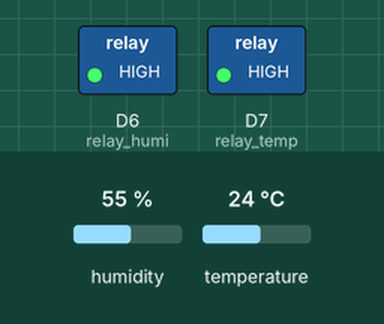
Simulated run of this sketch. Board: ESP8266 (NodeMCU). Parts: switched loads named in the sketch (green lamp = pin HIGH). The test bench sets the inputs (shaded band); at power-on: temperature 24 °C, humidity 55 %. WiFi joins after 1.5 s; servers stay silent unless stated; uploads are accepted with an empty reply; what the sketch prints to the serial monitor is not drawn.

Above: at 8.9 s.
9.0 s: temperature set to 26 °C
15.5 s: temperature set to 29 °C
At 19.4 s:
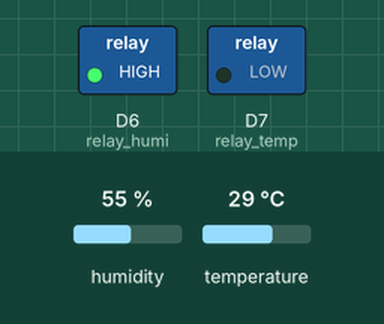
22.0 s: humidity set to 51 %
28.5 s: humidity set to 48 %
At 33.0 s:
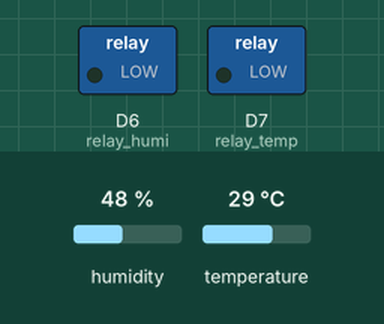
35.0 s: temperature set to 12 °C
At 37.4 s:
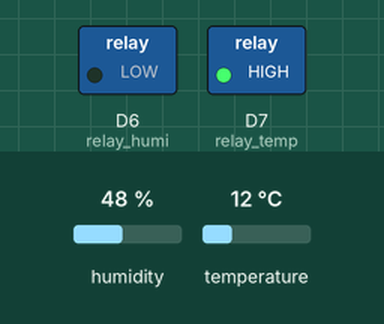
41.5 s: humidity set to 68 %
At 46.3 s:
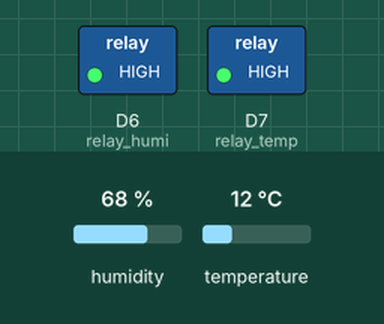
Timing chart, 0 to 47.8 s (numbered marks = the images above; inputs shaded):
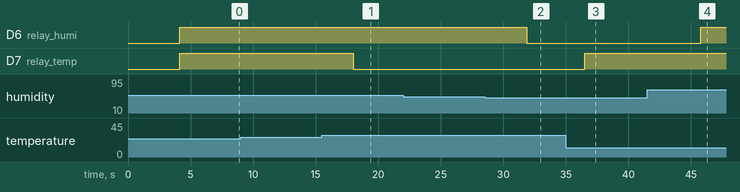

Measured:
- the behaviour switches between 27 and 28 °C on temperature (found by bisection; images 0 and 1)
- the behaviour switches between 50 and 49 % on humidity (found by bisection; images 1 and 2)
- after the input at 9.0 s, every drawn part: stays the same
- after the input at 15.5 s, D7 (relay_temp): HIGH → LOW after 2.5 s
- after the input at 22.0 s, every drawn part: stays the same
- after the input at 28.5 s, D6 (relay_humi): HIGH → LOW after 3.4 s
- after the input at 35.0 s, D7 (relay_temp): LOW → HIGH after 1.5 s
- after the input at 41.5 s, D6 (relay_humi): LOW → HIGH after 4.3 s

The sketch:

DHT11_2_copy.ino
```cpp
#include "DHT.h"
#include <Arduino.h>
//#include <ESP8266WiFi.h>
#include <ESP8266WiFiMulti.h>
#include <ESP8266HTTPClient.h>
#include <string.h>    // strcmp 함수가 선언된 헤더 파일
ESP8266WiFiMulti WiFiMulti;

#define ssid        "teamnova05_2G"
#define password    "05teamnova8911"
#define HOST_PORT   7777

#define DHTTYPE DHT11   // DHT 11, DHT시리즈중 11을 선택합니다.
#define DHTPIN D2

DHT dht(DHTPIN, DHTTYPE);

int humi_limit = 50;
int temp_limit = 27;

String temp_controll = "off";
String humid_controll = "off";

#define relay_humi D6//가습기를 작동할 릴레이 모듈 핀
#define relay_temp D7//선풍기를 작동할 릴레이 모듈 핀

#define UpdateTime 2000
byte data = '0';

void setup() {
  Serial.begin(115200);
  Serial.println("DHTxx test!");

  dht.begin();

  pinMode(relay_humi, OUTPUT);
  pinMode(relay_temp, OUTPUT);

  //와이파이 접속 설정
  WiFi.mode(WIFI_STA);
  WiFiMulti.addAP(ssid, password);
}

void loop() {
  delay(UpdateTime);

  float humi = dht.readHumidity();// 습도를 측정합니다.
  float temp = dht.readTemperature();// 온도를 측정합니다.
  float f = dht.readTemperature(true);// 화씨 온도를 측정합니다.

  // 값 읽기에 오류가 있으면 오류를 출력합니다.
  if (isnan(humi) || isnan(temp) || isnan(f)) {
    Serial.println("Failed to read from DHT sensor!");
    return;
  }

  //온습도값을 DB에 저장
  if((WiFiMulti.run() == WL_CONNECTED)){
    HTTPClient http;//HTTP통신 준비
    //HTTP통신 시작
      http.begin("http://squart300kg.cafe24.com/iot/insert_humid_temp.php?humid="+String(humi)+"&temp="+String(temp));
      //통신 결과값 수신
      int httpCode = http.GET();

      //통신을 했다면!
      if(httpCode > 0){
        Serial.printf("[HTTP] 통신코드(GET): %d\n", httpCode);
        //HTTP 응답을 받음!
        if(httpCode == HTTP_CODE_OK) {
          String payload = http.getString();
          Serial.println(payload);

          }
      }else{
        //통신 에러
        Serial.printf("[HTTP] 통신에러(GET): %s\n", http.errorToString(httpCode).c_str());
      }
      //HTTP통신을 종료한다.
      http.end();
  }

  //선풍기 상태값을 DB에서 조회
  if((WiFiMulti.run() == WL_CONNECTED)){
    HTTPClient http;//HTTP통신 준비
    //HTTP통신 시작
      http.begin("http://squart300kg.cafe24.com/iot/select_humid_temp_controll.php?application=fan");
      //통신 결과값 수신
      int httpCode = http.GET();

      //통신을 했다면!
      if(httpCode > 0){
        Serial.printf("[HTTP] 통신코드(GET): %d\n", httpCode);
        //HTTP 응답을 받음!
        if(httpCode == HTTP_CODE_OK) {
          String payload = http.getString();
          Serial.println(payload);
          temp_controll = payload;
          }
      }else{
        //통신 에러
        Serial.printf("[HTTP] 선풍기 통신에러(GET): %s\n", http.errorToString(httpCode).c_str());
      }
      //HTTP통신을 종료한다.
      http.end();
  }

  //가습기 상태값을 DB에서 조회
  if((WiFiMulti.run() == WL_CONNECTED)){
    HTTPClient http;//HTTP통신 준비
    //HTTP통신 시작
      http.begin("http://squart300kg.cafe24.com/iot/select_humid_temp_controll.php?application=humid");
      //통신 결과값 수신
      int httpCode = http.GET();

      //통신을 했다면!
      if(httpCode > 0){
        Serial.printf("[HTTP] 통신코드(GET): %d\n", httpCode);
        //HTTP 응답을 받음!
        if(httpCode == HTTP_CODE_OK) {
          String payload = http.getString();
          Serial.println(payload);
          humid_controll = payload;
          }
      }else{
        //통신 에러
        Serial.printf("[HTTP] 가습기 통신에러(GET): %s\n", http.errorToString(httpCode).c_str());
      }
      //HTTP통신을 종료한다.
      http.end();
  }

//  // 보정된 화씨 값을 가져옵니다.
//  float hif = dht.computeHeatIndex(f, h);
//  // 보정된 섭씨 값을 가져옵니다.
//  float hic = dht.computeHeatIndex(t, h, false);

  Serial.print("Humidity: ");
  Serial.print(humi);
  Serial.print(" %\t");
  Serial.print("Temperature: ");
  Serial.print(temp);
  Serial.print(" *C ");
  Serial.print(f);
  Serial.println(" *F\t");

///////////////////////////////////////////////////////////////////////
//             HIGH - 기기 OFF          LOW - 기기 ON
///////////////////////////////////////////////////////////////////////

//습도가 임계치 미만이다. => 가습기 킨다.
  if( humi < humi_limit ){
    if( humid_controll.compareTo("off") ){
      //앱으로부터 가습기를 끄라고 지시받았다면 이에 따른다.
      digitalWrite(relay_humi, LOW);
    } else {
      //앱으로부터 가습기를 끄라고 안했다면 정상적으로 켜준다.
      digitalWrite(relay_humi, HIGH);
    }
//    delay(1000);
  }
  //습도가 임계치 이상이다. => 가습기를 끈다.
  if( humi >= humi_limit ){
    if( humid_controll.compareTo("on") ){
    //앱으로부터 가습기를 키라고 지시받았다면 이에 빠른다.
    digitalWrite(relay_humi, HIGH);
    } else {
      //앱으로부터 가습기를 끄라고 지시받았다면 정상적으로 꺼준다.
      digitalWrite(relay_humi, LOW);
    }
//    delay(1000);
  }

  //온도가 임계치를 넘었다. => 선풍기를 킨다.
  if( temp > temp_limit ){
    if( temp_controll.compareTo("off") ){
      //앱으로부터 선풍기를 끄라고 지시받았다면 이에 따른다.
      digitalWrite(relay_temp, LOW);
      Serial.print("선풍기 제어 값 : ");
      Serial.println(temp_controll);
    } else {
      //앱으로부터 선풍기를 끄라고 지시받았다면 정상적으로 켜준다.
      digitalWrite(relay_temp, HIGH);
    }
//    delay(1000);
  }
  //온도가 임계치를 미만이다. => 선풍기를 끈다.
  if( temp <= temp_limit ){
    if( temp_controll.compareTo("on") ){
      //앱으로부터 선풍기를 키라고 지시받았다면 이에 따른다.
      digitalWrite(relay_temp, HIGH);
    } else {
      //앱으로부터 성풍기를 끄라고 지시받았다면 정상적으로 꺼준다.
      Serial.print("선풍기 제어 값 : ");
      Serial.println(temp_controll);
      digitalWrite(relay_temp, LOW);
    }
//    delay(1000);
  }
  delay(2000);

}
```
